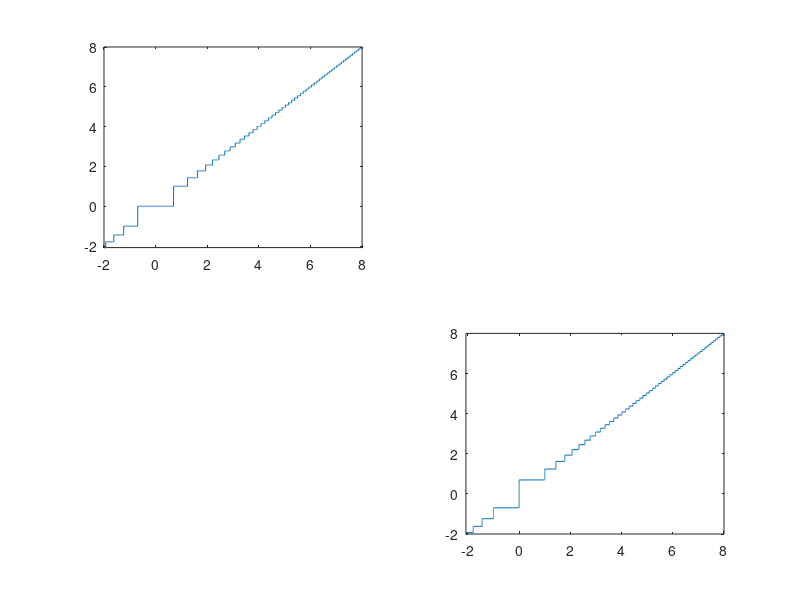

This figure's MATLAB source: (Note: this script raises an error after producing the figure.)
%How to use mdbm with anonymous function functions

% crating a stair function with smaller and small steps
x=linspace(-2,8,10001);
Nr=1.9;
fround=@(x)round(abs(x.^Nr)).^(1/Nr).*sign(x);
y=fround(x);
figure(1),clf
subplot(2,2,1)
plot(x,y)
axis tight

subplot(2,2,4)
plot(y,x)
axis tight

%% apply it to a circle (circle if Npow is set to 2)

ax=[];
ax(1).val=linspace(0,5,15);
ax(2).val=linspace(0,5,15);
Npow=1.5; %now it is a norm with power 1.5
f=@(ax) sum((abs(((ax))-2.5)).^Npow,1)-2^Npow;
mdbm_sol=mdbm(ax,f,7);


figure(1)
subplot(2,2,2)
plotobject=plot_mdbm(mdbm_sol,'k');
set(plotobject,'LineWidth',2)
hold on
f=@(ax) sum((abs((fround(ax))-2.5)).^Npow,1)-2^Npow;
mdbm_sol=mdbm(ax,f,7);
plotobject=plot_mdbm(mdbm_sol,'r');
set(plotobject,'LineWidth',2)
legend('without fround', 'with fround')
%%

ax(1).val=linspace(-2,8,15);
ax(2).val=linspace(-2,8,15);
f=@(ax) sum((abs(sin((ax)))).^Npow,1)-0.8^Npow;
mdbm_sol=mdbm(ax,f,6);

figure(1)
subplot(2,2,3)
plotobject=plot_mdbm(mdbm_sol,'k');
set(plotobject,'LineWidth',2)
view(2)

f=@(ax) sum((abs(sin(fround(ax)))).^Npow,1)-0.8^Npow;
mdbm_sol=mdbm(ax,f,6);

figure(1)
subplot(2,2,3),hold on
plotobject=plot_mdbm(mdbm_sol,'r');
set(plotobject,'LineWidth',2)
legend('without fround', 'with fround')
